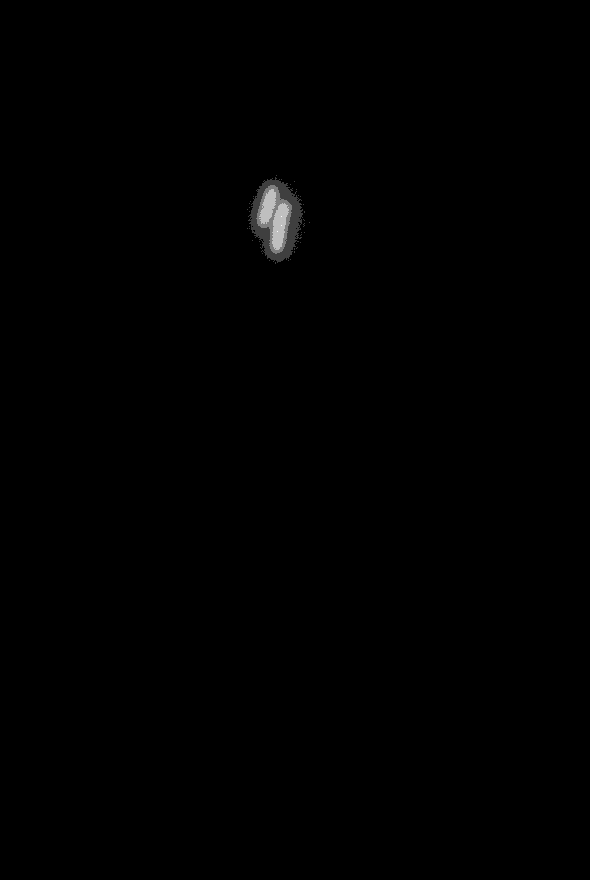
#> input picture data/bacterial_growth/bacillus_001.tif, 590 x 880 px; its folder holds 4 pictures in this run
$ python ex5_1.py
#> lines starting #> are read from the running program, lines starting #| are printed output that depends on the picture
import numpy as np
import matplotlib.pyplot as plt
import seaborn as sns
sns.set_style('dark')

# We'll use scipy.optimize.curve_fit to do the nonlinear regression
import scipy.optimize

#for image processing
import skimage.io as io
import skimage.exposure as exposure
import skimage.morphology as morphology
import skimage.filters as filters
import skimage.measure as measure
import skimage.segmentation as segmentation

#load image series
bs = io.imread_collection('data/bacterial_growth/bacillus_*.tif')
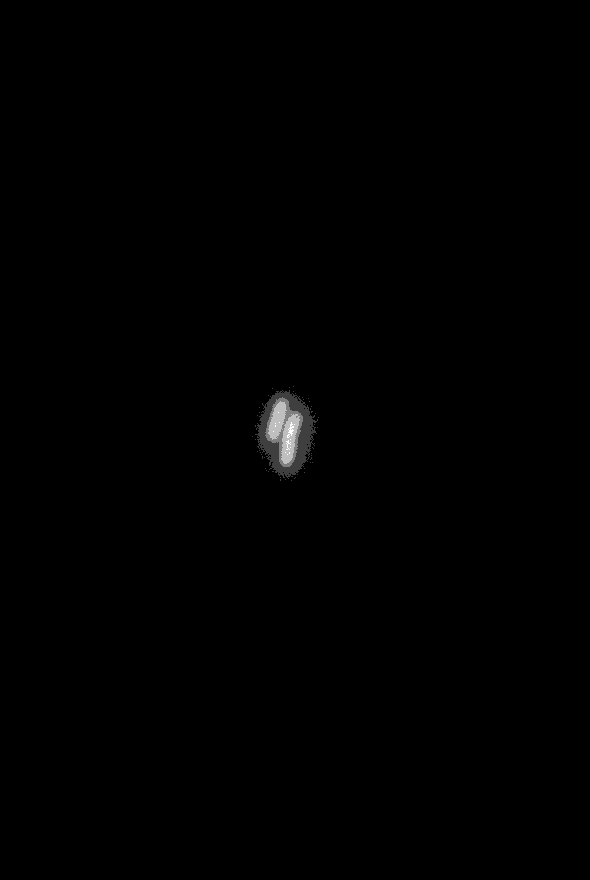
#> input picture data/bacterial_growth/bacillus_002.tif, 590 x 880 px
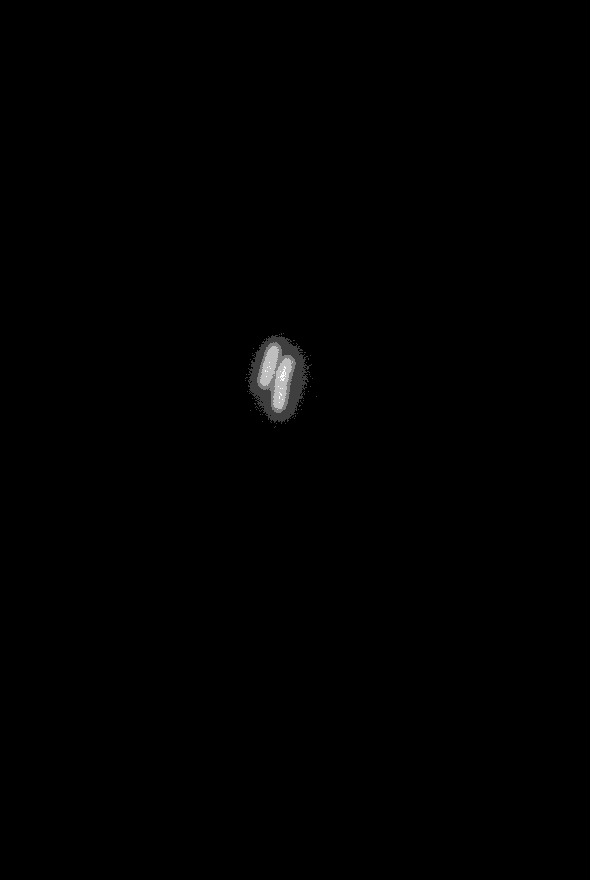
#> input picture data/bacterial_growth/bacillus_003.tif, 590 x 880 px
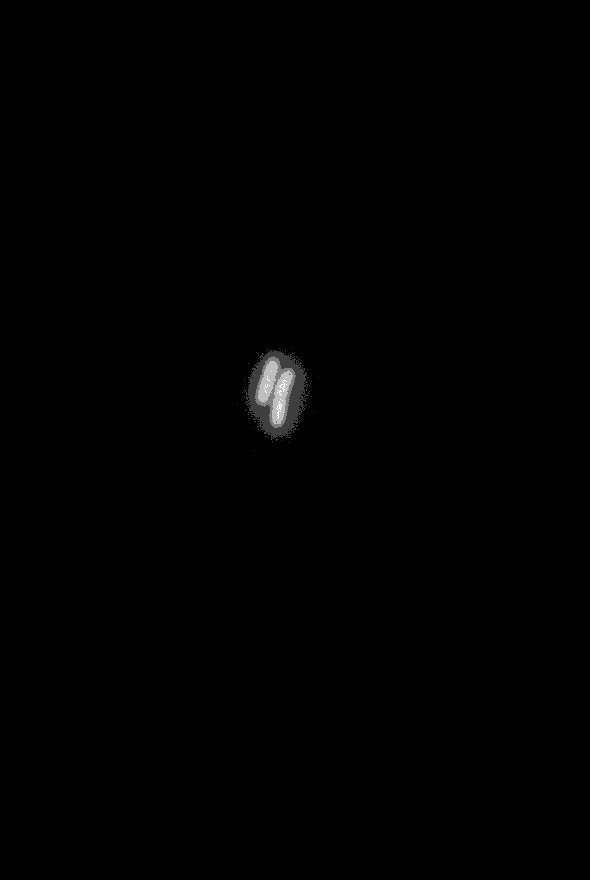
#> input picture data/bacterial_growth/bacillus_004.tif, 590 x 880 px
#> bs = 4 items

# [11 lines of commented-out code are left out]

'''manual method of thresholding
# Threshold value, as obtained by eye
thresh_fluor = 250
'''
thresh_fluor = []

# Compute Otsu thresholds
for i in range(len(bs)):
    thresh_fluor.append(filters.threshold_otsu(bs[i]))
#> this loop made 4 passes
#> after the loop, thresh_fluor = [487, 507, 506, 510]

image_list = []
# Generate thresholded image
for i in range(len(bs)):
    image_list.append(morphology.closing(bs[i] > thresh_fluor[i], morphology.square(3)))
#> after the loop, image_list = 4 items

image_list_rgb = []

for i in range(len(bs)):
    # Build RGB image by stacking grayscale images
    image_list_rgb.append(np.dstack(3 * [bs[i] / bs[i].max()]))

    # Saturate red channel wherever there are white pixels in thresh image
    image_list_rgb[i][image_list[i], 1] = 1.0
#> after the loop, image_list_rgb = 4 items

# plt.close()
# plt.clf()
# for i in range(len(bs)):
#     image_list_rgb[i][850:860, 400:400+156] = 1
#     %plt.figure(i)
#     %plt.imshow(image_list_rgb[i], cmap=plt.cm.gray)
#     %plt.savefig('img{:d}.pdf'.format(i), bbox_inches='tight')

image_list_labeled = []
# Label binary image; background kwarg says value in im_bw to be background
for i in range(len(bs)):
    image_list_labeled.append(measure.label(image_list[i], background=0))
#> after the loop, image_list_labeled = 4 items

image_list_prop = []
# Extract region props
for i in range(len(bs)):
    image_list_prop.append(measure.regionprops(image_list_labeled[i]))
#> after the loop, image_list_prop = 4 items

areas = []
#Extract area
for i in range(len(bs)):
    areas.append([prop.area for prop in image_list_prop[i]])
#> after the loop, areas = [[1573], [1638], [1712], [1794]]

#Flatten
areas = np.array(areas)
#> areas = [1573, 1638, 1712, 1794]
y_area_px = np.ndarray.flatten(areas)
#> y_area_px = [1573, 1638, 1712, 1794]

y_area  = y_area_px*0.00416025
#> y_area = [6.54, 6.81, 7.12, 7.46]

#Create time array x_time [The time between frames is 15 minutes.]
x_time = np.arange(0,15*(len(bs)),15)
#> x_time = [0, 15, 30, 45]

# Plot
plt.close()
plt.clf()
plt.plot(x_time, y_area, marker='.', linestyle='none')
# Label axes (no units on x because it's dimensionless)
plt.xlabel('time (min)')
plt.ylabel('area of bacteria (um$^2$)')

#Nonlinear regression

def exponential_area(x, A_0, r):
    """Exponential model"""
    assert np.any(np.array(x) > 0), 'All values of x must be >= 0.'
    assert np.any(np.array([A_0, r]) > 0), 'All parameters must be >= 0.'

    return A_0 * np.exp(x * r)

def exponential_area_log(x, log_A_0, log_r):
    """
    Model with log parameters.
    """

    # Exponentiate parameters
    A_0, r = np.exp(np.array([log_A_0, log_r]))

    return exponential_area(x, A_0, r)


# Specify initial guess
A_0_guess = 6
r_guess = 0.02

# Construct initial guess array
p0 = np.array([A_0_guess, r_guess])
#> p0 = [6, 0.02]

log_p0 = np.log(p0)
#> log_p0 = [1.79, -3.91]

# Do curve fit, but dump covariance into dummy variable
log_p, _ = scipy.optimize.curve_fit(exponential_area_log, x_time, y_area, p0=log_p0)
#> in exponential_area_log, `A_0, r = np.exp(np.array([log_A_0, log_r]))`: A_0 = 6; r = 0.02
#> log_p = [1.88, -5.83]

p = np.exp(log_p)
#> p = [6.53, 0.00293]
# Print the results
print("""
  A_0 = {0:.2f}
  r = {1:.2f}
""".format(*tuple(p)))
#|   A_0 = 6.53
#|   r = 0.00


# Show the result
# plt.imshow(image_list_rgb[0], cmap=plt.cm.gray)

#
# # Saturate green channel wherever there are white pixels in thresh image
# im_phase_rgb[im_phase_bw, 1] = 1.0
#
# # Show the result
# with sns.axes_style('dark'):
#     plt.imshow(im_phase_rgb)
#
# plt.figure(1)
# for i in range(len(bs)):
#     plt.subplot(,1,1)
#     plt.imshow(image_list[i], cmap=plt.cm.gray)
#
#
#     with sns.axes_style('dark'):
#     fig, ax = plt.subplots(1, 2, figsize=(10, 5))
#     ax[0].imshow(im_cfp_filt, cmap=plt.cm.gray)
#     ax[1].imshow(im_cfp_bw, cmap=plt.cm.gray)
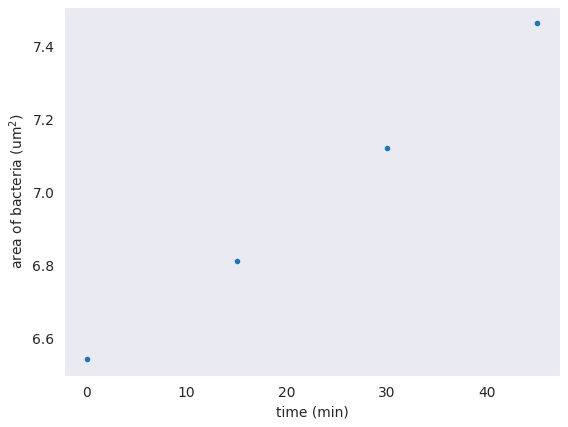
#> figure drawn by matplotlib, 1 panel
